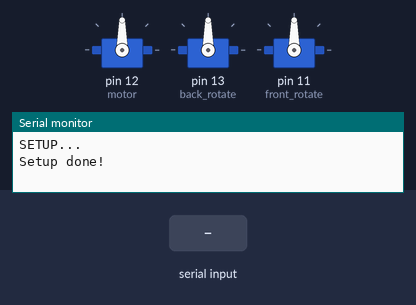
A sketch run on a simulated Arduino Mega 2560, built with avr-gcc and run on an emulated ATmega2560. Parts: 3 × servo, the last lines printed to the serial monitor. The inputs (shaded band) are chosen by the test bench.

Above: at 1.2 s.
1.3 s: "90:45:200\n" received over the second serial link
At 1.9 s:
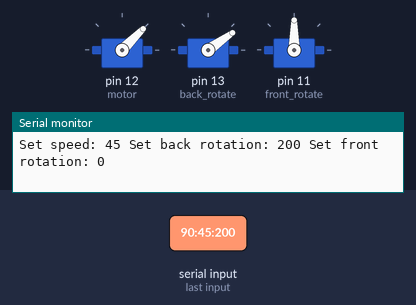
2.8 s: "30:150:10\n" received over the second serial link
At 3.1 s:
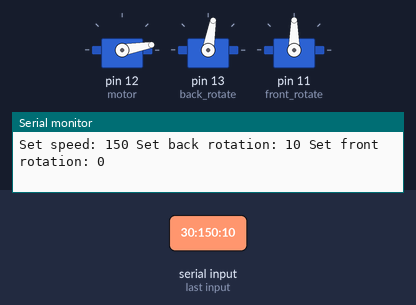
4.3 s: "90:45\n" received over the second serial link
At 5.4 s:
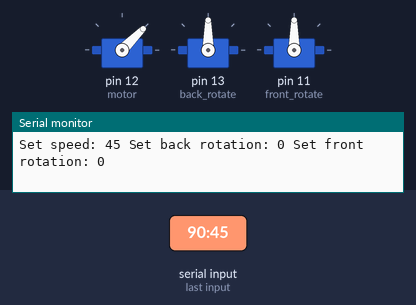
5.8 s: "y" received over the second serial link
At 6.4 s:
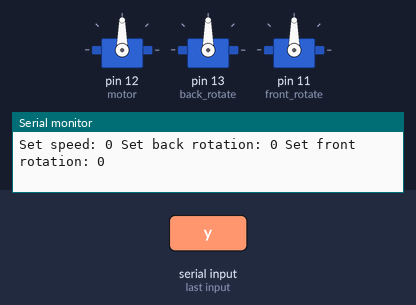
7.3 s: "1:90:45\n" received over the second serial link
At 7.7 s:
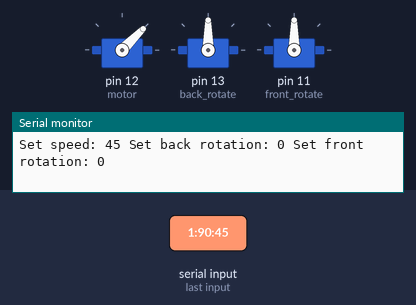
Timing chart, 0 to 9.8 s (numbered marks = the images above; inputs shaded):
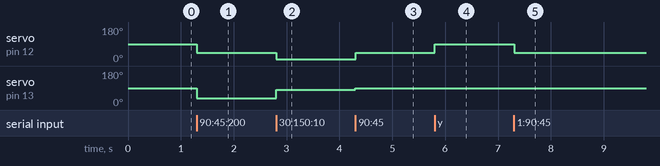

The sketch:

arduino_robot_mega.ino
```cpp
#include "math.h"
//#define VOLTS_PER_UNIT    .0049F        // (.0049 for 10 bit A-D) -> for IR sensor;
#include <Servo.h>     //zahrnutí knihovny pro ovládání servo motoru


// use following commands to receive serial comunication ftrought the terminal
//stty -F /dev/ttyUSB0 cs8 9600 ignbrk -brkint -imaxbel -opost -onlcr -isig -icanon -iexten -echo -echoe -echok -echoctl -echoke noflsh -ixon -crtscts
//screen /dev/ttyUSB0 9600
// and replace ttyUSB0 with device's location

// 0: trig, 1: echo
// ultrasonic -> sensor type 0
int ultrasonic_trig[] =   { 20, 22, 24, 26, 28, 30, 32, 34, 36, 38};
int ultrasonic_echo[] =   { 21, 23, 25, 27, 29, 31, 33, 35, 37, 39};
// infrared -> sensor type 1
int infrared[] =    { A0, A1, A2, A3, A4, A5, A6, A7, A8, A9};

Servo motor;         //každý motor má svou instanci třídy Servo
Servo back_rotate;         //každý motor má svou instanci třídy Servo
Servo front_rotate;         //každý motor má svou instanci třídy Servo


bool debug = true; // send to serial line also comments

int ultrasound_last[] = {0, 0, 0, 0, 0, 0, 0, 0, 0, 0};

int infrared_last[] = {0, 0, 0, 0, 0, 0, 0, 0, 0, 0};

unsigned long start;
//##################################################


// setup exerything
void setup()
{

  // setup serial line
  Serial.begin(115200);
  if(debug)
  {
    Serial.println("SETUP...");

  }
  // for comunication with ESP8266 module connected with rx tx
  Serial1.begin(115200);


  // setup infrared ports

  // consider changing "i < 10" to  sizeof(infrared) / sizeof (int)
  for(int i = 0; i < (sizeof(infrared) / sizeof (int)); i+= 1)
  {
    //pinMode(infrared[i], INPUT);
  }
  // setup echo ports
  for(int i = 0; i < (sizeof(ultrasonic_echo) / sizeof (int)); i+= 1)
  {
    pinMode(ultrasonic_echo[i], INPUT);
  }
  // setup trig ports
  for(int i = 0; i < (sizeof(ultrasonic_trig) / sizeof (int)); i+= 1)
  {
    pinMode(ultrasonic_trig[i], OUTPUT);
    //digitalWrite(ultrasonic_trig[i], LOW);
  }
  // motors
  pinMode(11, OUTPUT);
  pinMode(12, OUTPUT);
  pinMode(13, OUTPUT);

  // go forwards, backwards
  motor.attach(12);
  back_rotate.attach(13); // back rotate servo
  front_rotate.attach(11); // fron rotate servo


  /*// check if servo is attached
  Serial.print("Servo 'motor' is ");
  Serial.println(motor.attached());
*/

  if(debug) Serial.println("Setup done!");


}

//##################################################

// loop - this part repats to infinity
// to simplify it I moved most of the content info functions

void loop()
{
  serial_control();

  //wasd_serial_control();

  //ultra();
  //Serial.print("\n\nTimediff: ");
  //Serial.print(start - millis());
  //Serial.println("s. \n\n\n");
  /*
  for(int i = 0; i < 10; i+= 1)
  {
    // by the way these functions returns sensor's distance value. Measurment errors already filtred.
    // US Range: 2cm to ~4.5m

    float dist = ultrasound_getdistance(i);

    if(dist < 150 && dist > 20)       // IR: from 20cm to 150cm
    {
       //Serial.print(i);
       //Serial.print(": ");
       Serial.println(infrared_getdistance(i));
       //delay(1000);

    }
  }

  // control the car
  // 7,8,9,0
  int min_distance = 40;
  if(infrared_last[7] > min_distance && infrared_last[8] > min_distance && infrared_last[9] > min_distance && infrared_last[0] > min_distance)
  {
    motor.write(5);
    back_rotate.write(0);
    front_rotate.write(0);

  }


  // turn left if there is an obstacle 7,8,9,0
  if(infrared_last[7] <= min_distance && infrared_last[8] <= min_distance && infrared_last[9] <= min_distance && infrared_last[0] <= min_distance)
  {
   // go back
    infrared_getdistance(3);
    infrared_getdistance(4);
    delay(1000);

    if(infrared_last[3] > min_distance && infrared_last[4])
    {
      // go back
      motor.write(-2);
      back_rotate.write(0);
      front_rotate.write(0);
      infrared_getdistance(3);
      infrared_getdistance(4);
      infrared_getdistance(1);
      infrared_getdistance(2);


      motor.write(-5);
      back_rotate.write(0);
      front_rotate.write(0);
      delay(500);


    }
  */
 }


// check_value( byte sensor_index //index of sensor (0 to 9)
//              byte sensor_type  // 0 = ultrasound, 1 = infrared
//              int value // value returned by specific sensor
bool check_value(byte sensor_index, byte sensor_type, int value)
{
  if(sensor_type == 0) // ultrasound
  {
    // Measurement Range: 2cm to ~4.5m
    // Measurement Resolution: 0.3cm

    if(abs(ultrasound_last[sensor_index] - value) > 500)  // possibly invalid value
    {
      if(debug)
      {
        Serial.print("Ultrasound: ");
        Serial.print(sensor_index);
        Serial.print("; Possibly invalid sensor value received. Last value: ");
        Serial.print(infrared_last[sensor_index]);
        Serial.print(", current measured value: ");
        Serial.println(value);
      }
      return false;

    }
    else
    {
      return true;
    }
  }
  // Measurment from 20cm to 150cm
  else if (sensor_type == 1) // infrared
  {
    if(abs(infrared_last[sensor_index] - value) > 130) // possibly invalid value
    {
      if(debug)
      {
        Serial.print("IR: ");
        Serial.print(sensor_index);
        Serial.print("; Possibly invalid sensor value received. Last value: ");
        Serial.print(infrared_last[sensor_index]);
        Serial.print(", current measured value: ");
        Serial.println(value);
      }
      return false;
    }
    else
    {
      return true;
    }
  }
  else // error
  {
    if(debug)
    {
      Serial.print("check_value(): sensor_type ");
      Serial.print(sensor_type);
      Serial.println(" is not defined. Use: 0: Ultrasonic, 1: infrared");
    }
  }
  return false;
}


//##################################################

// IR
// Used IR sensors are GP2Y0A02
// These sensors measures the distance from 20cm to 150cm
// Average current consumption: 33 mA
// period: 38 ± 10 ms

// Official datasheeet: https://www.sparkfun.com/datasheets/Sensors/Infrared/gp2y0a02yk_e.pdf
float infrared_getdistance(int sensor_index )
{
  int val = analogRead(infrared[sensor_index]);    // reads the value of the sharp sensor
  if(debug)
  {
    Serial.print("IR_");
    Serial.print(sensor_index);
    Serial.print(": ");
  }
  float distance = 9462/(val - 16.92);//12343.85 * pow((val),-1.15);

  //float v = analogRead(infrared[i])*0.0048828125;
  //float va = 65*pow(v, -1.10);
  //distance=val;
  //distance=4800/(analogRead(val)-20);

  if(debug)
    Serial.println(distance);
  //Serial.print("; value: ");
  //Serial.print(val);
  //float volts = (float)val*(float)(5.0/1024.0);
  //Serial.print("; ");
  //Serial.print(volts);
  //Serial.println("V");

  // check if distance is OK
  //ultrasonic -> sensor type 0 ; infrared -> sensor type 1; check_value(byte sensor_index, byte sensor_type, int value)
  if(check_value(sensor_index, 1, distance))
  {
     infrared_last[sensor_index] = distance;
     return distance;
  }
  else
  {
    return infrared_last[sensor_index];
  }
}
void set_speed(int a)  // speed has to be in range -80 to 80
{
  // to modify range
  if(a < 8 && a > 0)
  {
    a += 7;
  }
  else if(a < -80)
    a = -80;
  else if (a > 80)
    a = 80;
  // To fit in range (-90, 90)
  a -= 90;
  a = a*(-1);
  motor.write((a)); //read int or parseFloat for ..float...
}
void set_front_rotation(int angle) // from -55 to -55
{
  if(angle < -55)
    angle = -55;
  else if (angle > 55)
    angle = 55;
  angle -= 90;
  angle = angle*(-1);
  front_rotate.write((angle));
}
void set_back_rotation(int angle) // from -55 to -55
{
  if(angle < -55)
    angle = -55;
  else if (angle > 55)
    angle = 55;
  angle -= 90;
  angle = angle*(-1);
  back_rotate.write((angle));
}
//##################################################
// Ultraosnic sensors used: SRF05
// These sensors has 5 pins: GND, VCC, ECHO, TRIG ... and the last one.
// Trig and echo are used:
// trig: ultrasonic_trig[] = {20, 22, 24, 26, 28, 30, 32, 34, 36, 38};
// echo: ultrasonic_echo[] = {21, 23, 25, 27, 29, 31, 33, 35, 37, 39};
// indexes if sensors are    { 0,  1,  2,  3,  4,  5,  6,  7,  8,  9}
// Measurement Range: 2cm to ~4.5m
// Measurement Resolution: 0.3cm
// Measurement Angle: up to 15 deg
// Measurement Rate: 40 Hz = 1 measurment per 25 milliseconds
// Supply Current: 10 to 40mA

int ultrasound_getdistance(int sensor_index)
{
  long duration;
  long distance;

  // Give a short LOW pulse beforehand to ensure a clean HIGH pulse:
  digitalWrite(ultrasonic_trig[sensor_index], LOW);
  delayMicroseconds(2);
  digitalWrite(ultrasonic_trig[sensor_index], HIGH);
  delayMicroseconds(10);
  digitalWrite(ultrasonic_trig[sensor_index], LOW);
  duration = pulseIn(ultrasonic_echo[sensor_index],HIGH);

  // The speed of sound is 340 m/s or 29 microseconds per centimeter.
  // The ping travels out and back, so to find the distance of the
  // object we take half of the distance travelled.
  distance = duration / 29.1 / 2 ;
  if(debug)
  {
    Serial.print("US_");  // like UltraSonic
    Serial.print(sensor_index); // index of the sensor
    Serial.print(": ");
  }
  if (distance <= 0)
    if(debug)
      Serial.println("Out of range");
  else
  {
    if(debug)
    {
      Serial.print(distance);
      Serial.print("cm");
      Serial.print(";   ");
    }
  }

  // check if distance is OK
  //ultrasonic -> sensor type 0 ; infrared -> sensor type 1; check_value(byte sensor_index, byte sensor_type, int value)
  if(check_value(sensor_index, 0, distance))
  {
     ultrasound_last[sensor_index] = distance;
     return distance;
  }
  else
  {
    return ultrasound_last[sensor_index];

  }
}

int ultra()
{
  long duration;
  long distance;
  long t = millis();

  for(int i = 0; i < 10; i++)
  {
      digitalWrite(ultrasonic_trig[i], LOW);
  }
  Serial.print("Duration: ");

  delayMicroseconds(2);
  for(int i = 0; i < 10; i++)
  {
      digitalWrite(ultrasonic_trig[i], HIGH);
  }

  delayMicroseconds(10);
  for(int i = 0; i < 10; i++)
  {
    duration = pulseIn(ultrasonic_echo[i],HIGH);
    Serial.print("US_");  // like UltraSonic
    Serial.print(i); // index of the sensor
    Serial.print(": ");
    distance = duration / 29.1 / 2 ;
    if (distance <= 0)
      Serial.println("Out of range");
    else
    {
        Serial.print(distance);
        Serial.print("cm");
        Serial.print(";   ");
    }

    // check if distance is OK
    //ultrasonic -> sensor type 0 ; infrared -> sensor type 1; check_value(byte sensor_index, byte sensor_type, int value)
    if(check_value(i, 0, distance))
    {
       ultrasound_last[i] = distance;
    }
  }

}


void wasd_serial_control()
{
 char byte = 0;
  // press q to cancel and exit
  while (byte != 'p') {
    Serial.readBytes(&byte, 1);
    // press w to move forward
     if (byte == 's') {
       set_speed(0);
      set_front_rotation(0);
      set_back_rotation(0);

      Serial.print("stop\n");
      byte = 0;
    }
    else if (byte == 'w') {
       set_speed(50);
      set_front_rotation(0);
      set_back_rotation(0);

      Serial.print("move forward \n");
      byte = 0;
    }
    // press w to move forward-left
    else if (byte == 'q') {
       set_speed(30);
      set_front_rotation(-20);
      set_back_rotation(20);

      Serial.print("move forward-left \n");
      byte = 0;
    }
     // press w to move forward-right
    else if (byte == 'e') {
       set_speed(30);
      set_front_rotation(20);
      set_back_rotation(-20);

      Serial.print("move forward-right \n");
      byte = 0;
    }
    // press s to move backward
    else if (byte == 'x') {
       set_speed(-20);
       set_front_rotation(0);
       set_back_rotation(0);
      Serial.print("move back \n");
      byte = 0;
    }
     // press s to move backward
    else if (byte == 'y') {
       set_speed(-20);
       set_front_rotation(-20);
       set_back_rotation(20);
      Serial.print("move back left \n");
      byte = 0;
    }
    if (byte == 'c') {
       set_speed(-20);
       set_front_rotation(20);
       set_back_rotation(-20);
      Serial.print("move back right \n");
      byte = 0;
    }
    // press a to turn left
    else if (byte == 'a') {
      set_speed(20);

      set_front_rotation(-50);
      set_back_rotation(50);

      Serial.print("move left \n");
      byte = 0;
    }
    // press d to turn right
    else if (byte == 'd') {
       set_speed(20);

      set_front_rotation(50);
      set_back_rotation(-50);

      Serial.print("move right \n");
      byte = 0;
    }
    // press e to default stop
    if (byte == 'p' || byte == 's')
    {
      set_speed(0);

      set_front_rotation(0);
      set_back_rotation(0);

      Serial.print("full stop \n");
      byte = 0;
    }
}
}
String getValue(String data, char separator, int index)
{
    int found = 0;
    int strIndex[] = { 0, -1 };
    int maxIndex = data.length() - 1;

    for (int i = 0; i <= maxIndex && found <= index; i++) {
        if (data.charAt(i) == separator || i == maxIndex) {
            found++;
            strIndex[0] = strIndex[1] + 1;
            strIndex[1] = (i == maxIndex) ? i+1 : i;
        }
    }
    return found > index ? data.substring(strIndex[0], strIndex[1]) : "";
}
void serial_control()
{
 // read from port 1, send to port 0:
  if (Serial1.available())
  {
  String readString = "";
  while (Serial1.available()) {

    //delay(3);  //delay to allow buffer to fill
    if (Serial1.available() >0) {
      char c = Serial1.read();  //gets one byte from serial buffer
      readString += c; //makes the string readString
    }
  }

  if (readString.length() >0)
  {

      //Serial.println(readString); //see what was received

      // expect a string like 07002100 containing the two servo positions
      String A = getValue(readString, ':', 1);
      String B = getValue(readString, ':', 2);
      String C = getValue(readString, ':', 3);

      /*Serial.print("A: ");
      Serial.print(A);  //print to serial monitor to see parsed results
      Serial.print("; B: ");
      Serial.print(B);
      Serial.print("; C: ");
      Serial.println(C);
      */
      int a = A.toInt();
      int b = B.toInt();
      int c = C.toInt();
      Serial.print("Set speed: ");
      Serial.print(a);
      Serial.print(" Set back rotation: ");
      Serial.print(b);
      Serial.print(" Set front rotation: ");
      Serial.println(c);

      set_speed(a);
      set_back_rotation(b);
      set_front_rotation(c);

    readString="";
  }
   /* switch(inByte)
    {

    case '0'  : // stop
       Serial.println(" : stop") ;
       set_speed(0);
       set_front_rotation(0);
       set_back_rotation(0);
       break;
    case '1'  : // forward
       Serial.println(" : forward") ;
       set_speed(10);
       set_front_rotation(0);
       set_back_rotation(0);
      break;
    case '2'  : // backward
      Serial.println(" : backward") ;
      set_speed(-10);
      set_front_rotation(0);
      set_back_rotation(0);
      break;
     case '3'  : // left
      Serial.println(" : left") ;
      set_speed(8);
      set_front_rotation(-50);
      set_back_rotation(50);
      break;
    case '4'  : // right
      Serial.println(" : right") ;
      set_speed(8);
      set_front_rotation(50);
      set_back_rotation(-50);
      break; */


    }
 }
```

Measured:
- after the input at 1.3 s, servo on pin 12 (motor): 90° → 45° at once; servo on pin 13 (back_rotate): 90° → 35° at once
- after the input at 2.8 s, servo on pin 12 (motor): 45° → 10° at once; servo on pin 13 (back_rotate): 35° → 80° at once
- after the input at 4.3 s, servo on pin 12 (motor): 10° → 45° at once; servo on pin 13 (back_rotate): 80° → 90° at once
- after the input at 5.8 s, servo on pin 12 (motor): 45° → 90° at once
- after the input at 7.3 s, servo on pin 12 (motor): 90° → 45° at once
